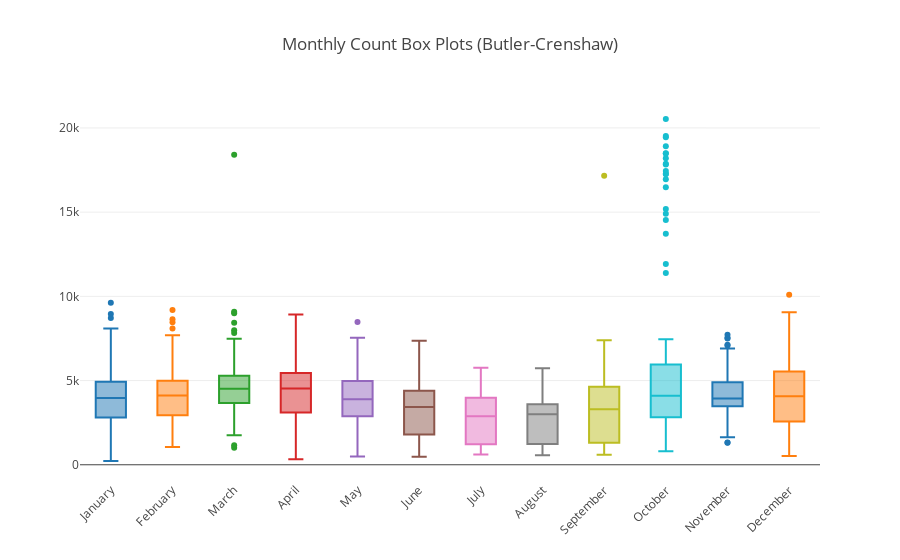

Notebook source saved alongside this figure:
### Code cell
# Box plot of Butler-Crenshaw traffic by month.

x = ['January', 'February', 'March', 'April', 'May', 'June', 'July', 'August', 'September', 'October', 'November',
    'December']

trace_dict = {}
for i in range(len(x)):
    trace_dict['trace{}'.format(i)] = go.Box(
        {
        'y': trail_df['Butler Trail - Crenshaw Bridge PC Urban Trail'].loc[trail_df['month'] == i + 1], 
        'type':'box', 
        'name': x[i]
        }
    )

data = [data for trace, data in trace_dict.items()]
layout = go.Layout(xaxis=dict(tickangle=-45), title='Monthly Count Box Plots (Butler-Crenshaw)', showlegend=False)

fig = go.Figure(data=data, layout=layout)
iplot(fig)
